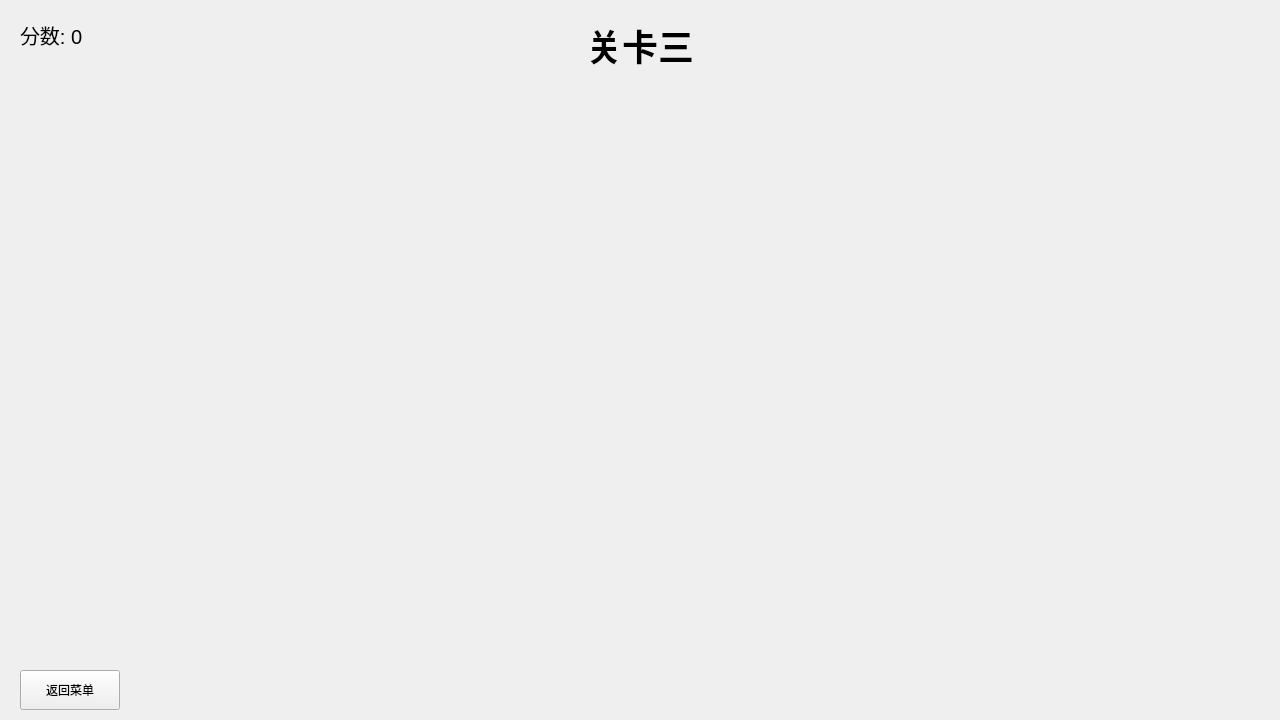
<?xml version="1.0" encoding="UTF-8"?>
<ui version="4.0">
 <class>Level3</class>
 <widget class="QWidget" name="Level3">
  <property name="geometry">
   <rect>
    <x>0</x>
    <y>0</y>
    <width>1280</width>
    <height>720</height>
   </rect>
  </property>
  <property name="windowTitle">
   <string>关卡三</string>
  </property>
  <widget class="QLabel" name="titleLabel">
   <property name="geometry">
    <rect>
     <x>500</x>
     <y>20</y>
     <width>280</width>
     <height>50</height>
    </rect>
   </property>
   <property name="text">
    <string>关卡三</string>
   </property>
   <property name="alignment">
    <set>Qt::AlignCenter</set>
   </property>
   <property name="styleSheet">
    <string notr="true">font-size: 36px; font-weight: bold;</string>
   </property>
  </widget>
  <widget class="QLabel" name="scoreLabel">
   <property name="geometry">
    <rect>
     <x>20</x>
     <y>20</y>
     <width>200</width>
     <height>30</height>
    </rect>
   </property>
   <property name="text">
    <string>分数: 0</string>
   </property>
   <property name="styleSheet">
    <string notr="true">font-size: 20px;</string>
   </property>
  </widget>
  <widget class="QPushButton" name="backButton">
   <property name="geometry">
    <rect>
     <x>20</x>
     <y>670</y>
     <width>100</width>
     <height>40</height>
    </rect>
   </property>
   <property name="text">
    <string>返回菜单</string>
   </property>
  </widget>
 </widget>
 <layoutdefault spacing="6" margin="11"/>
 <resources/>
 <connections/>
</ui>
